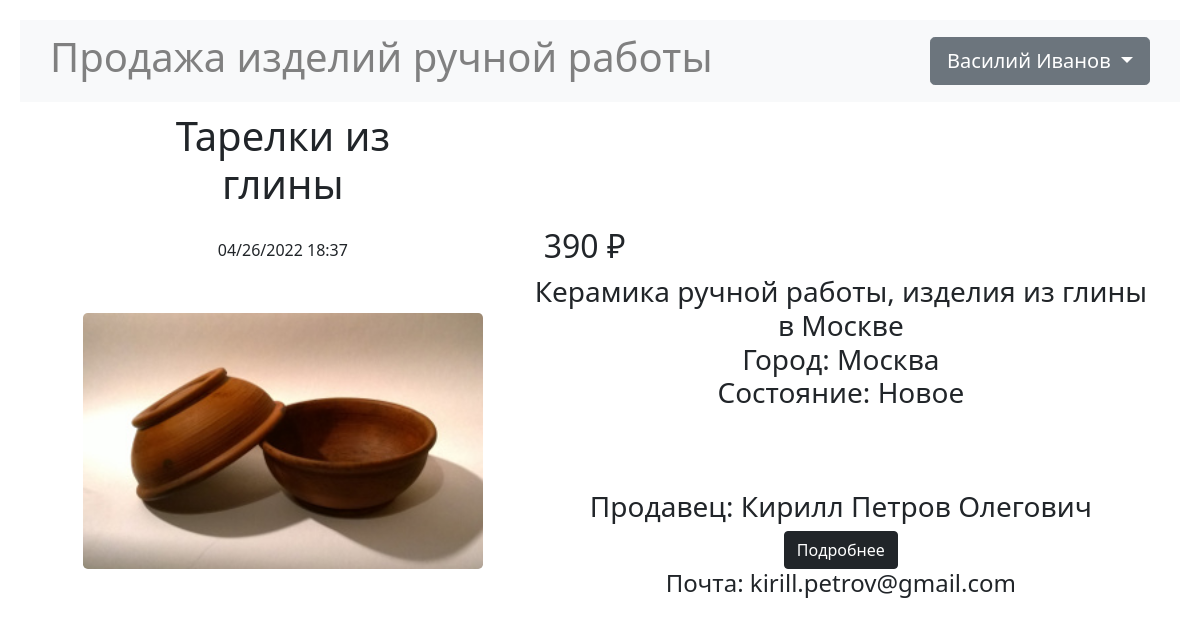
/ad/details/3 (signed in), run on an earlier commit of the app's database.
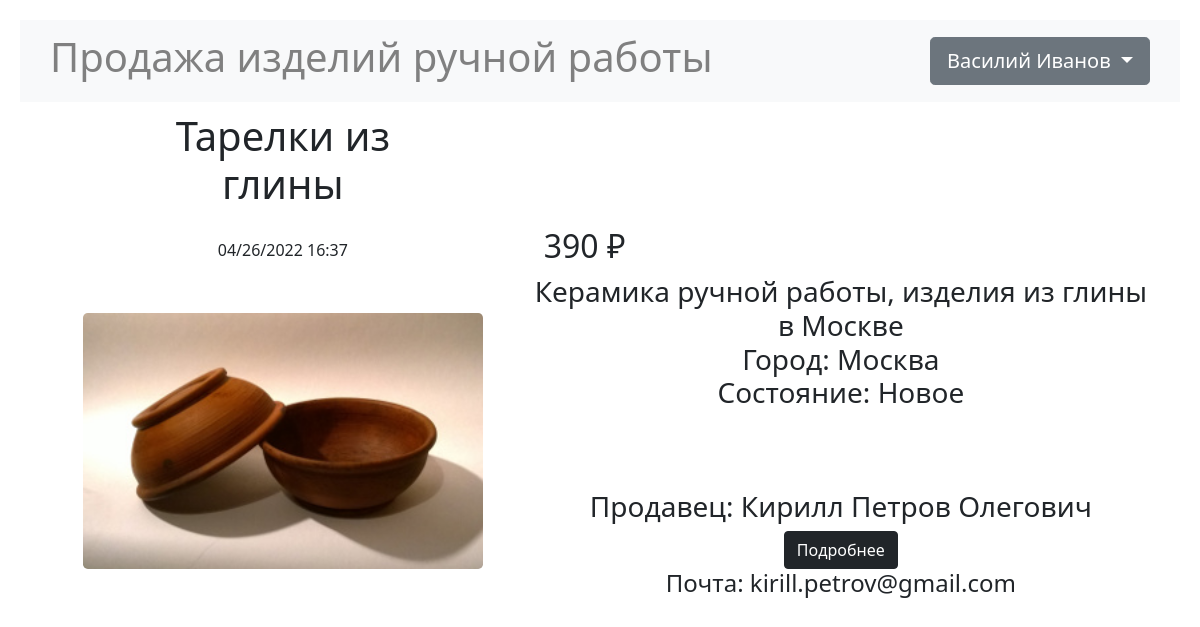
And on a later commit of the database.
### data/ads.py (models this page shows)
class Ad(SqlAlchemyBase, SerializerMixin):
    __tablename__ = 'ads'
    id = sqlalchemy.Column(sqlalchemy.Integer,
                           primary_key=True, autoincrement=True)
    user_id = sqlalchemy.Column(sqlalchemy.Integer,
                                sqlalchemy.ForeignKey("users.id"))
    title = sqlalchemy.Column(sqlalchemy.String, nullable=True)
    content = sqlalchemy.Column(sqlalchemy.String, nullable=True)
    price = sqlalchemy.Column(sqlalchemy.Integer, nullable=True)
    filename = sqlalchemy.Column(sqlalchemy.String, nullable=True)
    created_date = sqlalchemy.Column(sqlalchemy.DateTime,
                                     default=datetime.datetime.now)
    is_sold = sqlalchemy.Column(sqlalchemy.Boolean, default=False)
    material = sqlalchemy.Column(sqlalchemy.String, nullable=True)
    condition = sqlalchemy.Column(sqlalchemy.String, nullable=True)
    user = orm.relation('User')

### data/users.py (models this page shows, shortened)
class User(SqlAlchemyBase, UserMixin, SerializerMixin):
    __tablename__ = 'users'
    id = sqlalchemy.Column(sqlalchemy.Integer,
                           primary_key=True, autoincrement=True)
    name = sqlalchemy.Column(sqlalchemy.String, nullable=True)
    surname = sqlalchemy.Column(sqlalchemy.String, nullable=True)
    patronymic = sqlalchemy.Column(sqlalchemy.String, nullable=True)
    city = sqlalchemy.Column(sqlalchemy.String, nullable=True)
    age = sqlalchemy.Column(sqlalchemy.Integer, nullable=True)
    email = sqlalchemy.Column(sqlalchemy.String,
                              index=True, unique=True, nullable=True)
    about = sqlalchemy.Column(sqlalchemy.String, nullable=True)
    hashed_password = sqlalchemy.Column(sqlalchemy.String, nullable=True)
    created_date = sqlalchemy.Column(sqlalchemy.DateTime,
                                     default=datetime.datetime.now)
    ads = orm.relation("Ad", back_populates='user')

### main.py (the view)
@app.route("/ad/details/<int:ad_id>")
def ad_details(ad_id):
    db_sess = db_session.create_session()
    ad = db_sess.query(Ad).filter(Ad.id == ad_id).first()
    return render_template("ad_details.html", ad=ad,
                           title=f"Обзор товара")

### data/db_session.py (called while the page is built)
def create_session() -> Session:
    global __factory
    return __factory()

### functions.py (called while the page is built)
def get_utc(city_to_find):
    with open('db/cities_utc.csv', encoding="utf8") as csvfile:
        reader = csv.reader(csvfile, delimiter=';', quotechar='"')
        for city, utc in reader:
            if city == city_to_find and city != "Город":
                return int(utc)
    return 0

### main.py (called while the page is built)
@app.template_filter('change_time')
def change_time(time, city):
    return time + datetime.timedelta(hours=get_utc(city))

@login_manager.user_loader
def load_user(user_id):
    db_sess = db_session.create_session()
    return db_sess.query(User).get(user_id)

### templates/ad_details.html (shortened to what this page needs)
{% extends "base.html" %}
{% block content %}
{% set i, item = ad.id, ad %}
<table>
    <tr>
        <td align="center" style="padding: 10px 80px;" ><h1>{{ ad.title }}</h1></td>
    </tr>
    <tr>
        <td align="center">
            {{ (ad.created_date |
            change_time(current_user.city)).strftime("%m/%d/%Y %H:%M") }}
        </td>
        <td align="left" style="padding-left: 20px;"><h2>{{ad.price}} ₽</h2>
        </td>
    </tr>
    <tr>
        <td align="center">
            <a data-bs-toggle="modal" data-bs-target="#Modal{{ad.id}}">
                <img class="add_img rounded-3" alt="Изображение товара"
                     src="/static/img/{{ad.filename}}" width="400">
            </a>
        </td>
        <td align="center">
            <div><h3>{{ ad.content }}<br>
                Город: {{ ad.user.city }}<br>
                Состояние: {{ ad.condition }}</h3></div>
            <div align="bottom" style="margin-top: 80px">
                <h3>Продавец: {{ ad.user.name }} {{ ad.user.surname }}
                    {{ ad.user.patronymic }} </h3>
                <div align="center"><a href="/user/{{ad.user.id}}/active">
                    <button type="button" class="btn btn-dark">Подробнее
                    </button>
                </a></div>
                <h4>Почта: {{ad.user.email}}</h4>
            </div>
        </td>
    </tr>
</table>
{% endblock %}

What changed in the data, as far as the page shows it:
changed Ad "Тарелки из глины": created_date.city "04/26/2022 18:37" → "04/26/2022 16:37"
